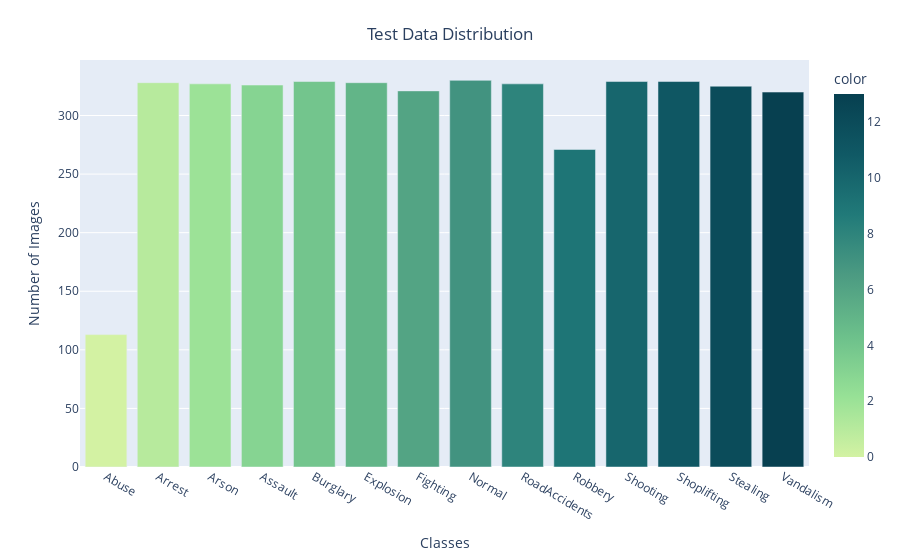

Source (notebook cell):
### Code cell
fig = px.bar(x = CLASS_LABELS,
             y = [list(test_generator.classes).count(i) for i in np.unique(test_generator.classes)] , 
             color = np.unique(train_generator.classes) ,
             color_continuous_scale="Emrld") 
fig.update_xaxes(title="Classes")
fig.update_yaxes(title = "Number of Images")
fig.update_layout(showlegend = True,
    title = {
        'text': 'Test Data Distribution ',
        'y':0.95,
        'x':0.5,
        'xanchor': 'center',
        'yanchor': 'top'})
fig.show()

### Figure 1 — Plotly figure (JSON) as saved in the notebook; plotly's stock layout.template omitted (floating-point values rounded to 4 significant figures)
{"data": [{"alignmentgroup": "True", "hovertemplate": "x=%{x}<br>y=%{y}<br>color=%{marker.color}<extra></extra>", "legendgroup": "", "marker": {"color": [0, 1, 2, 3, 4, 5, 6, 7, 8, 9, 10, 11, 12, 13], "coloraxis": "coloraxis", "pattern": {"shape": ""}}, "name": "", "offsetgroup": "", "orientation": "v", "showlegend": false, "textposition": "auto", "type": "bar", "x": ["Abuse", "Arrest", "Arson", "Assault", "Burglary", "Explosion", "Fighting", "Normal", "RoadAccidents", "Robbery", "Shooting", "Shoplifting", "Stealing", "Vandalism"], "xaxis": "x", "y": [113, 328, 327, 326, 329, 328, 321, 330, 327, 271, 329, 329, 325, 320], "yaxis": "y"}], "layout": {"autosize": true, "barmode": "relative", "coloraxis": {"colorbar": {"title": {"text": "color"}}, "colorscale": [[0, "rgb(211, 242, 163)"], [0.1667, "rgb(151, 225, 150)"], [0.3333, "rgb(108, 192, 139)"], [0.5, "rgb(76, 155, 130)"], [0.6667, "rgb(33, 122, 121)"], [0.8333, "rgb(16, 89, 101)"], [1, "rgb(7, 64, 80)"]]}, "legend": {"tracegroupgap": 0}, "margin": {"t": 60}, "showlegend": true, "title": {"text": "Test Data Distribution ", "x": 0.5, "xanchor": "center", "y": 0.95, "yanchor": "top"}, "xaxis": {"anchor": "y", "autorange": true, "domain": [0, 1], "range": [-0.5, 13.5], "title": {"text": "Classes"}, "type": "category"}, "yaxis": {"anchor": "x", "autorange": true, "domain": [0, 1], "range": [0, 347.4], "title": {"text": "Number of Images"}, "type": "linear"}}}
